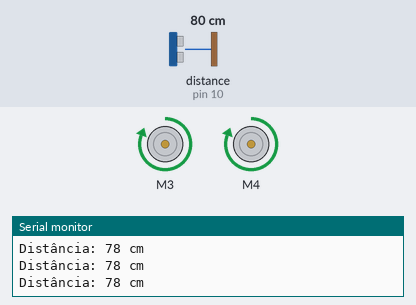
Bench run of a sketch on a simulated Arduino Uno, built with avr-gcc and run on an emulated ATmega328P. On the bench: 2 × DC motor (green arrow = forward, orange = backward, longer = faster), the last lines printed to the serial monitor. Wiring (inferred from the names in the program): ultrasonic range finder: trigger pin 9; echo pin 10. The test bench sets the inputs (shaded band); at power-on: distance to the obstacle (sensor on pin 10) 80 cm. The echo pulse lasts 58.3 µs per cm.

Above: at 1.2 s.
1.3 s: distance to the obstacle (sensor on pin 10) set to 12 cm
2.8 s: distance to the obstacle (sensor on pin 10) set to 9 cm
At 3.7 s:
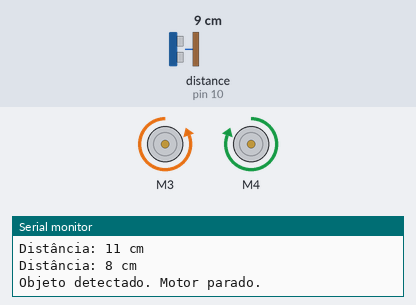
4.5 s: distance to the obstacle (sensor on pin 10) set to 18 cm
At 7.2 s:
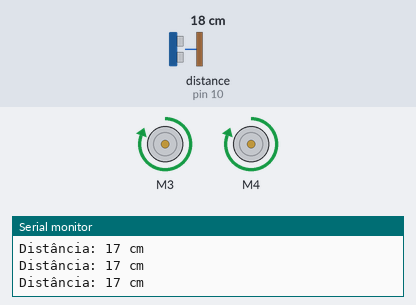
7.5 s: distance to the obstacle (sensor on pin 10) set to 2 cm
At 7.67 s:
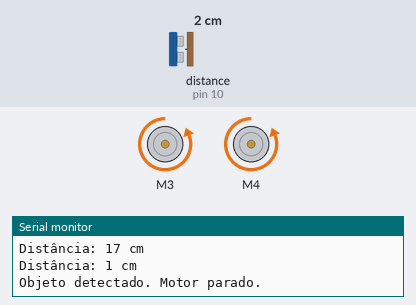
Timing chart, 0 to 10.2 s (numbered marks = the images above; inputs shaded):
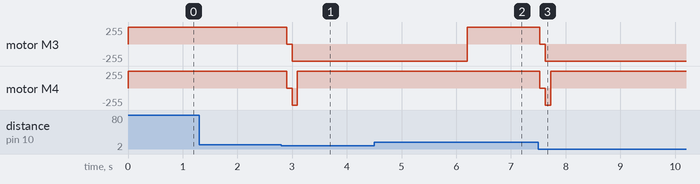

The sketch:

carro.ino
```cpp
#include <AFMotor.h>

AF_DCMotor motor(3); //Seleciona o motor 1
AF_DCMotor motor2(4); //Seleciona o motor 1
// Define os pinos do sensor ultrassônico
#define TRIGGER_PIN 9
#define ECHO_PIN 10


void setup()
{
  // Define os pinos do sensor ultrassônico
  pinMode(TRIGGER_PIN, OUTPUT);
  pinMode(ECHO_PIN, INPUT);

  // Inicializa a comunicação serial
  Serial.begin(9600);
}

void loop()
{
  // Envia um pulso ultrassônico
  digitalWrite(TRIGGER_PIN, LOW);
  delayMicroseconds(2);
  digitalWrite(TRIGGER_PIN, HIGH);
  delayMicroseconds(10);
  digitalWrite(TRIGGER_PIN, LOW);


  // Mede o tempo que o pulso leva para retornar
  long duration = pulseIn(ECHO_PIN, HIGH);


  // Calcula a distância em centímetros
  int distance = duration * 0.034 / 2;


  // Imprime a distância medida no monitor serial
  Serial.print("Distância: ");
  Serial.print(distance);
  Serial.println(" cm");
  if(distance >0 && distance <10){


    Serial.println("Objeto detectado. Motor parado.");
    motor.setSpeed(0); //Define velocidade baixa
    motor2.setSpeed(0); //Define velocidade baixa
    delay(100);
    motor.setSpeed(255);
    motor2.setSpeed(255);
    motor.run(BACKWARD); //Gira o motor sentido anti-horario
    motor2.run(BACKWARD); //Gira o motor sentido anti-horario

    delay(100);


    motor.run(BACKWARD); //Desliga o motor
    motor2.run(FORWARD); //Desliga o motor
    motor.setSpeed(255);
    motor2.setSpeed(255);


    delay(3000);


  } else {


    motor.setSpeed(255); //Define a velocidade maxima
    motor2.setSpeed(255); //Define a velocidade maxima


    motor.run(FORWARD); //Gira o motor sentido horario
    motor2.run(FORWARD); //Gira o motor sentido horario


  }
    delay(100);
}
```

Measured:
- the behaviour switches between 11 and 10 cm on distance to the obstacle (sensor on pin 10) (found by bisection; images 0 and 1)
- after the input at 2.8 s, motor M3: forward 255/255 → stopped after 0.10 s, → backward 255/255 0.10 s later; motor M4: forward 255/255 → stopped after 0.10 s, → backward 255/255 0.10 s later, → forward 255/255 0.10 s later
- after the input at 4.5 s, motor M4: stays forward 255/255 (without the input it goes to stopped after 1.7 s)
- after the input at 7.5 s, motor M3: forward 255/255 → stopped at once, → backward 255/255 0.10 s later; motor M4: forward 255/255 → stopped at once, → backward 255/255 0.10 s later, → forward 255/255 0.10 s later
